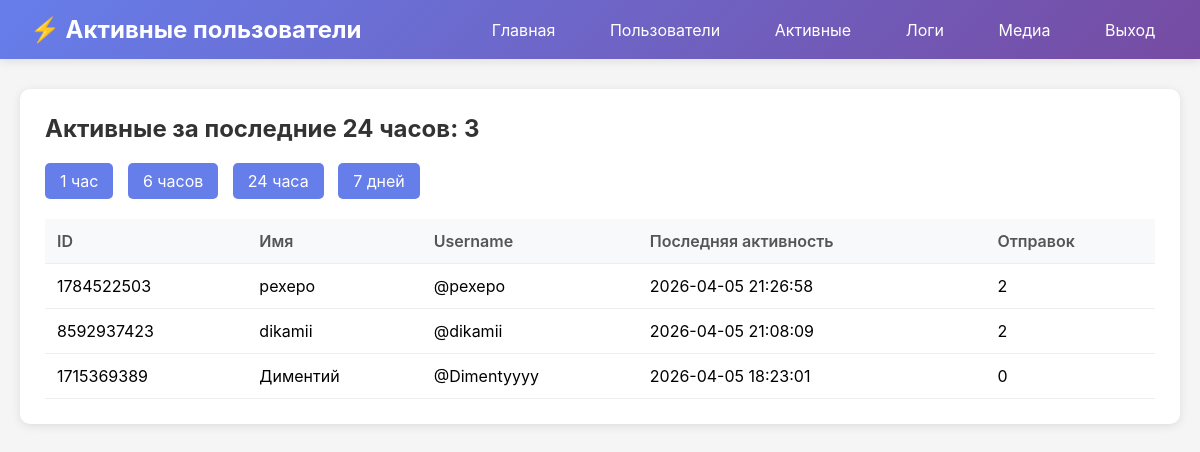
The page /users/active (signed in) on the database its author committed.
### tables this page shows
CREATE TABLE users (
            user_id INTEGER PRIMARY KEY,
            username TEXT,
            first_name TEXT,
            last_name TEXT,
            first_seen TIMESTAMP DEFAULT CURRENT_TIMESTAMP,
            last_activity TIMESTAMP DEFAULT CURRENT_TIMESTAMP,
            is_banned INTEGER DEFAULT 0,
            total_submissions INTEGER DEFAULT 0
        );

### admin_panel.py (the view)
@app.route("/users/active")
@login_required
def active_users():
    hours = request.args.get("hours", 24, type=int)
    users = get_active_users(hours)
    return render_template("active_users.html", users=users, hours=hours)

### admin_panel.py (called while the page is built)
def login_required(f):
    @wraps(f)
    def decorated_function(*args, **kwargs):
        if not session.get("logged_in"):
            return redirect(url_for("login"))
        return f(*args, **kwargs)
    return decorated_function

### database.py (called while the page is built)
def get_active_users(hours: int = 24) -> List[Dict]:
    conn = sqlite3.connect(DB_PATH)
    conn.row_factory = sqlite3.Row
    cursor = conn.cursor()
    cursor.execute(
        """
        SELECT user_id, username, first_name, last_name, last_activity, total_submissions
        FROM users
        WHERE datetime(last_activity) >= datetime('now', '-' || ? || ' hours')
        ORDER BY last_activity DESC
    """,
        (hours,),
    )
    users = [dict(row) for row in cursor.fetchall()]
    conn.close()
    return users

### templates/active_users.html (shortened to what this page needs)
<!DOCTYPE html>
<html lang="ru">
<head>
</head>
<body>
    <div class="navbar">
        <h1>⚡ Активные пользователи</h1>
        <div>
            <a href="/">Главная</a>
            <a href="/users">Пользователи</a>
            <a href="/users/active">Активные</a>
            <a href="/logs">Логи</a>
            <a href="/media">Медиа</a>
            <a href="/logout">Выход</a>
        </div>
    </div>
    <div class="container">
        <div class="card">
            <h2>Активные за последние {{ hours }} часов: {{ users|length }}</h2>
            <div class="filters">
                <a href="/users/active?hours=1">1 час</a>
                <a href="/users/active?hours=6">6 часов</a>
                <a href="/users/active?hours=24">24 часа</a>
                <a href="/users/active?hours=168">7 дней</a>
            </div>
            <table>
                <thead>
                    <tr>
                        <th>ID</th>
                        <th>Имя</th>
                        <th>Username</th>
                        <th>Последняя активность</th>
                        <th>Отправок</th>
                    </tr>
                </thead>
                <tbody>
                    {% for user in users %}
                    <tr>
                        <td>{{ user.user_id }}</td>
                        <td>{{ user.first_name }} {{ user.last_name or '' }}</td>
                        <td>@{{ user.username or 'нет' }}</td>
                        <td>{{ user.last_activity }}</td>
                        <td>{{ user.total_submissions }}</td>
                    </tr>
                    {% endfor %}
                </tbody>
            </table>
        </div>
    </div>
</body>
</html>

### templates/active_users.html (style rules this page uses)
* { margin: 0; padding: 0; box-sizing: border-box; }
body { font-family: -apple-system, BlinkMacSystemFont, 'Segoe UI', Roboto, Oxygen, Ubuntu, Cantarell, sans-serif; background: #f5f5f5; }
.navbar { background: linear-gradient(135deg, #667eea 0%, #764ba2 100%); color: white; padding: 15px 30px; display: flex; justify-content: space-between; align-items: center; box-shadow: 0 2px 10px rgba(0,0,0,0.1); }
.navbar h1 { font-size: 24px; }
.navbar a { color: white; text-decoration: none; margin-left: 20px; padding: 8px 15px; border-radius: 5px; transition: background 0.3s; }
.container { max-width: 1400px; margin: 30px auto; padding: 0 20px; }
.card { background: white; padding: 25px; border-radius: 10px; box-shadow: 0 2px 10px rgba(0,0,0,0.1); }
h2 { margin-bottom: 20px; color: #333; }
.filters { margin-bottom: 20px; }
.filters a { display: inline-block; padding: 8px 15px; background: #667eea; color: white; text-decoration: none; border-radius: 5px; margin-right: 10px; }
table { width: 100%; border-collapse: collapse; }
th, td { padding: 12px; text-align: left; border-bottom: 1px solid #eee; }
th { background: #f8f9fa; font-weight: 600; color: #555; }

### rows shown on the page
users: user_id "1784522503", first_name "pexepo", username "pexepo", last_activity "2026-04-05 21:26:58", total_submissions "2"
users: user_id "8592937423", first_name "dikamii", username "dikamii", last_activity "2026-04-05 21:08:09", total_submissions "2"
users: user_id "1715369389", first_name "Диментий", username "Dimentyyyy", last_activity "2026-04-05 18:23:01", total_submissions "0"

### other values the page prints
{{ hours }} "24"
{{ users|length }} "3"
